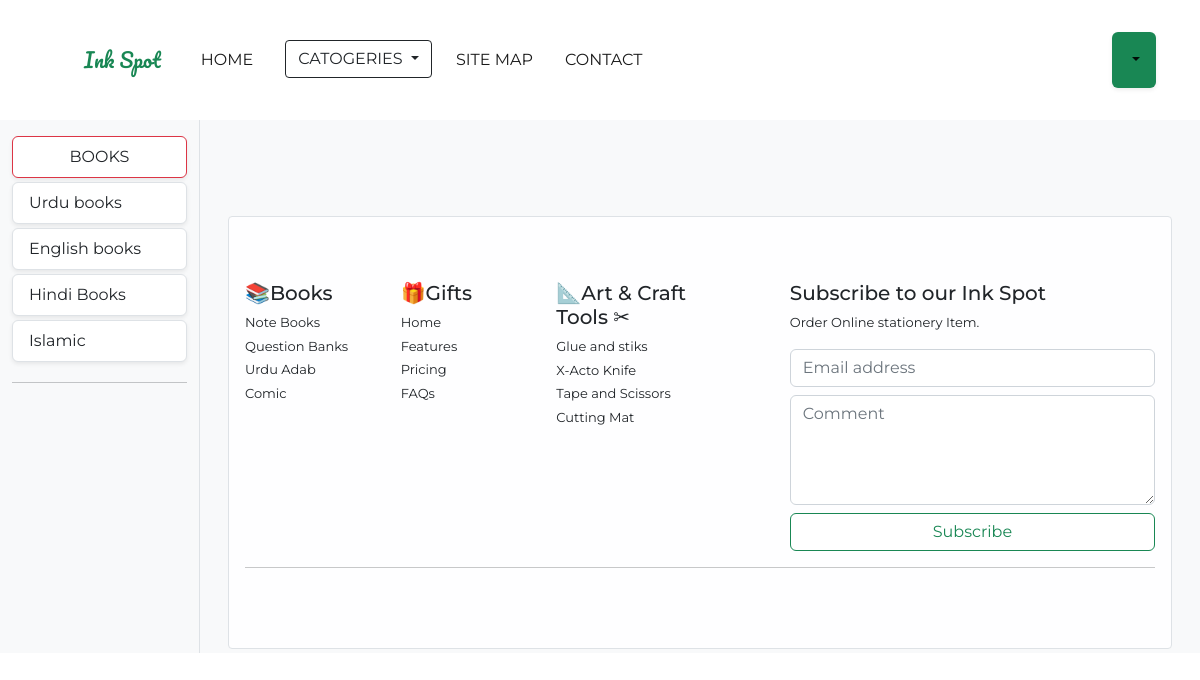
Page /book/?categories=1 on the committed database.
### Ink_Spot/models/b_catogeries.py (models this page shows)
class B_categories(models.Model):
    name = models.CharField(max_length=20)
    @staticmethod
    def all_catogaries():
        return B_categories.objects.all()

### Ink_Spot/views.py (the view)
# urls.py: path('book/',book),
def book(request):
    book = Book.get_all()
    book = None
    bcat = B_categories.all_catogaries()
    categoryID = request.GET.get('categories')
    if categoryID:
        book = Book.get_all_filter(categoryID )
    else:
        book = Book.get_all()
    user_profile = (request.session.get('name'))
    login_button = None
    if user_profile:
        login_button = ''
    else:
        login_button = "LOGIN"
    bdata = {}
    bdata['book'] = book
    bdata['b_catogereis'] = bcat
    bdata['user'] = user_profile
    bdata['login']= login_button
    return render(request, 'book.html',bdata)

### Ink_Spot/models/book.py (called while the page is built)
    @staticmethod
    def get_all():
        return Book.objects.all()

    @staticmethod
    def get_all_filter(b_category):
        if b_category:
            return Book.objects.filter(b_categories = b_category )

### templates/book.html (shortened to what this page needs)
{% extends 'base.html' %}
{% block content %}
<div class="row mx-auto bg-light"  >
  <div class="col-lg-2 mx-auto mt border-end ">
    <div class="list-group mt-3 "   >
      <a href="?" class="list-group-item list-group-item-action border rounded-2 mb-1 text-center border-danger shadow-sm"><script src="https://cdn.lordicon.com/qjzruarw.js"></script>
 BOOKS</a>
    </div>
    {% for i in b_catogereis %}
    <div class="list-group  ">
      <a href="?categories={{i.id}}" class="list-group-item mb-1 list-group-item-action border rounded-6 shadow-sm " >
        </lord-icon>{{i.name}}</a>
    </div>
    {% endfor %}
    <hr>
  </div>
  <div class="col-lg-10">
    <div class="container-fluid w-100 ">
{% endblock %}

### rows in the picture
B_categories: name "Urdu books"
B_categories: name "English books"
B_categories: name "Hindi Books"
B_categories: name "Islamic"
